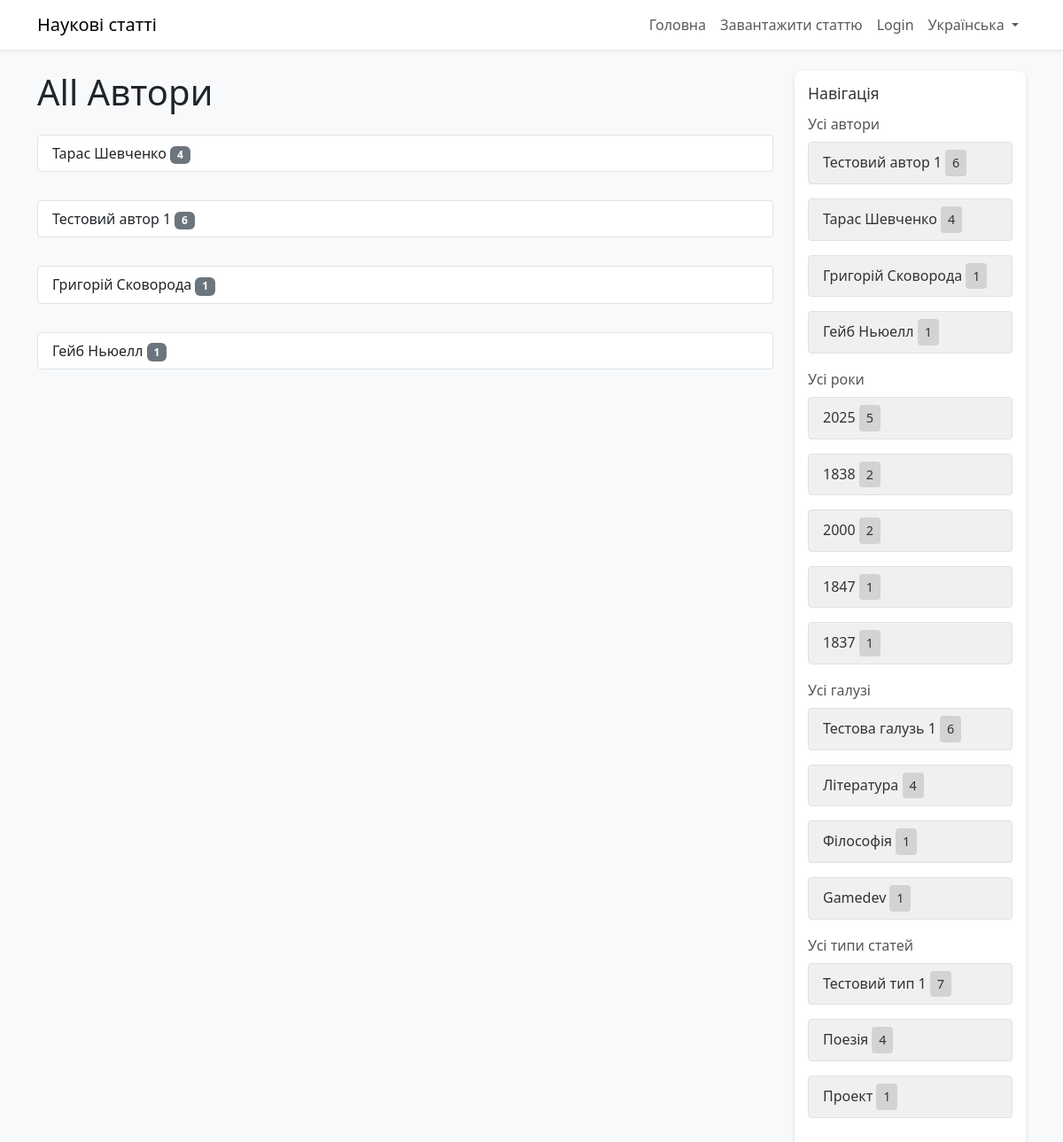
Page /uk/tag/author/ on the committed database.
### papers/models.py (models this page shows, shortened)
class Tag(models.Model):
    name = models.CharField(max_length=100)
    category = models.CharField(max_length=50)
    STATUS_CHOICES = (
        ('pending', 'Pending'),
        ('approved', 'Approved'),
        ('rejected', 'Rejected'),
    )
    status = models.CharField(max_length=20, choices=STATUS_CHOICES, default='approved')  # Existing tags are approved

### papers/views.py (the view)
# urls.py: path('tag/<str:category>/', views.tag_list, name='tag_list'),
def tag_list(request, category):
    tags = Tag.objects.filter(category=category, status='approved').annotate(num_papers=Count('papers', filter=Q(papers__status='approved'))).filter(num_papers__gt=0)
    top_tags = {
        'author': Tag.objects.filter(category='author', status='approved')
                            .annotate(num_papers=Count('papers', filter=Q(papers__status='approved')))
                            .filter(num_papers__gt=0)
                            .order_by('-num_papers')[:5],
        'field': Tag.objects.filter(category='field', status='approved')
                           .annotate(num_papers=Count('papers', filter=Q(papers__status='approved')))
                           .filter(num_papers__gt=0)
                           .order_by('-num_papers')[:5],
        'paper_type': Tag.objects.filter(category='paper_type', status='approved')
                                .annotate(num_papers=Count('papers', filter=Q(papers__status='approved')))
                                .filter(num_papers__gt=0)
                                .order_by('-num_papers')[:5],
        'year': Tag.objects.filter(category='year', status='approved')
                          .annotate(num_papers=Count('papers', filter=Q(papers__status='approved')))
                          .filter(num_papers__gt=0)
                          .order_by('-num_papers')[:5],
    }
    return render(request, 'papers/tag_list.html', {'tags': tags, 'category': category, 'top_tags': top_tags})

### papers/templates/papers/tag_list.html (shortened to what this page needs)
<!DOCTYPE html>
{% load i18n static %}
{% get_current_language as LANGUAGE_CODE %}
{% get_language_info for LANGUAGE_CODE as lang_info %}
<html lang="{{ LANGUAGE_CODE }}">
<head>
    <link href="https://cdn.jsdelivr.net/npm/bootstrap@5.3.0/dist/css/bootstrap.min.css" rel="stylesheet">
    <link href="https://cdn.jsdelivr.net/npm/select2@4.1.0-rc.0/dist/css/select2.min.css" rel="stylesheet">
    <link rel="stylesheet" href="{% static 'papers/css/styles.css' %}">
</head>
<body class="bg-light">
    <nav class="navbar navbar-expand-lg navbar-light bg-white shadow-sm">
        <div class="container">
            <a class="navbar-brand" href="{% url 'home' %}">{% trans "Наукові статті" %}</a>
            <div class="collapse navbar-collapse" id="navbarNav">
                <ul class="navbar-nav ms-auto">
                    <li class="nav-item">
                        <a class="nav-link" href="{% url 'home' %}">{% trans "Головна" %}</a>
                    </li>
                    <li class="nav-item">
                        <a class="nav-link" href="{% url 'upload_paper' %}">{% trans "Завантажити статтю" %}</a>
                    </li>
                    {% if user.is_authenticated %}
                    <li class="nav-item">
                        <a class="nav-link" href="{% url 'logout' %}">{% trans "Logout" %}</a>
                    </li>
                    {% else %}
                    <li class="nav-item">
                        <a class="nav-link" href="{% url 'login' %}">{% trans "Login" %}</a>
                    </li>
                    {% endif %}
                    <li class="nav-item dropdown">
                        <a class="nav-link dropdown-toggle" href="#" id="languageDropdown" role="button" data-bs-toggle="dropdown">
                            {{ lang_info.name_local }}
                        </a>
                    </li>
                </ul>
            </div>
        </div>
    </nav>
    <div class="container mt-4">
        <div class="row">
            <div class="col-lg-9">
                <h1 class="mb-4">
                    {% trans "All" %}
                    {% if category == 'author' %}{% trans "Authors" %}{% endif %}
                </h1>
                <div class="list-group">
                    {% for tag in tags %}
                    <a href="{% url 'search_results' %}?{% if category == 'author' %}tags_author{% elif category == 'year' %}tags_year{% elif category == 'field' %}tags_field{% elif category == 'paper_type' %}tags_paper_type{% endif %}={{ tag.id }}" class="list-group-item list-group-item-action mb-3" style="border: 1px solid #dee2e6 !important;">
                        {{ tag.name }} <span class="badge bg-secondary">{{ tag.num_papers|default:"0" }}</span>
                    </a>
                    {% empty %}
                    <p>{% trans "No tags found" %}</p>
                    {% endfor %}
                </div>
            </div>
            <div class="col-lg-3">
                <div class="sidebar">
                    <h5>{% trans "Навігація" %}</h5>
                    <div class="nav-section">
                        <h6>{% trans "All Authors" %}</h6>
                        <div class="list-group">
                            {% for tag in top_tags.author %}
                            <a href="{% url 'search_results' %}?tags_author={{ tag.id }}" class="list-group-item list-group-item-action tag-box">
                                {{ tag.name }} <span class="counter-box">{{ tag.num_papers|default:"0" }}</span>
                            </a>
                            {% empty %}
                            <div class="list-group-item">{% trans "No authors" %}</div>
                            {% endfor %}
                        </div>
                    </div>
                    <div class="nav-section">
                        <h6>{% trans "All Years" %}</h6>
                        <div class="list-group">
                            {% for tag in top_tags.year %}
                            <a href="{% url 'search_results' %}?tags_year={{ tag.id }}" class="list-group-item list-group-item-action tag-box">
                                {{ tag.name }} <span class="counter-box">{{ tag.num_papers|default:"0" }}</span>
                            </a>
                            {% empty %}
                            <div class="list-group-item">{% trans "No years" %}</div>
                            {% endfor %}
                        </div>
                    </div>
                    <div class="nav-section">
                        <h6>{% trans "All Fields" %}</h6>
                        <div class="list-group">
                            {% for tag in top_tags.field %}
                            <a href="{% url 'search_results' %}?tags_field={{ tag.id }}" class="list-group-item list-group-item-action tag-box">
                                {{ tag.name }} <span class="counter-box">{{ tag.num_papers|default:"0" }}</span>
                            </a>
                            {% empty %}
                            <div class="list-group-item">{% trans "No fields" %}</div>
                            {% endfor %}
                        </div>
                    </div>
                    <div class="nav-section">
                        <h6>{% trans "All Paper Types" %}</h6>
                        <div class="list-group">
                            {% for tag in top_tags.paper_type %}
                            <a href="{% url 'search_results' %}?tags_paper_type={{ tag.id }}" class="list-group-item list-group-item-action tag-box">
                                {{ tag.name }} <span class="counter-box">{{ tag.num_papers|default:"0" }}</span>
                            </a>
                            {% empty %}
                            <div class="list-group-item">{% trans "No paper types" %}</div>
                            {% endfor %}
                        </div>
                    </div>
                </div>
            </div>
        </div>
    </div>
</body>
</html>

### papers/static/papers/css/styles.css (style rules this page uses)
.tag-box { background-color: #f0f0f0; border-radius: 8px; text-decoration: none !important; color: #333; transition: background-color 0.2s; }
.counter-box { background-color: #d3d3d3; color: #333; padding: 4px 6px; border-radius: 4px; font-size: 0.9em; font-weight: 500; display: inline-block; text-align: center; min-width: 24px; }
.list-group-item { border: 1px solid #dee2e6 !important; border-radius: 4px !important; }
.list-group-item + .list-group-item { margin-top: 1rem; }
.list-group-item-action.tag-box { text-decoration: none !important; }
.sidebar { background-color: #fff; padding: 15px; border-radius: 8px; box-shadow: 0 2px 5px rgba(0, 0, 0, 0.1); }
.sidebar h5 { margin-bottom: 15px; font-size: 1.1rem; color: #333; }
.nav-section { margin-bottom: 20px; }
.nav-section h6 { font-size: 1rem; margin-bottom: 10px; color: #555; }

### rows in the picture
Tag: name "Тарас Шевченко", num_papers "4"
Tag: name "Тестовий автор 1", num_papers "6"
Tag: name "Григорій Сковорода", num_papers "1"
Tag: name "Гейб Ньюелл", num_papers "1"
Tag: name "2025", num_papers "5"
Tag: name "1838", num_papers "2"
Tag: name "2000", num_papers "2"
Tag: name "1847", num_papers "1"
Tag: name "1837", num_papers "1"
Tag: name "Тестова галузь 1", num_papers "6"
Tag: name "Література", num_papers "4"
Tag: name "Філософія", num_papers "1"
Tag: name "Gamedev", num_papers "1"
Tag: name "Тестовий тип 1", num_papers "7"
Tag: name "Поезія", num_papers "4"
Tag: name "Проект", num_papers "1"

### other values in the picture
{{ lang_info.name_local }} "Українська"
